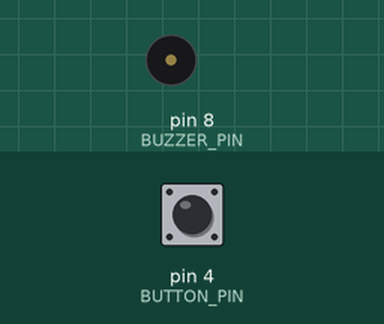
Recording of a sketch running on a simulated Arduino Uno, built with avr-gcc and run on an emulated ATmega328P. On the bench: buzzer (waves = sounding). The inputs (shaded band) are chosen by the test bench; at power-on: pin 4 (BUTTON_PIN) HIGH.

Above: at 1.2 s.
1.3 s: pin 4 (BUTTON_PIN) pulled LOW for 0.15 s
At 1.37 s:
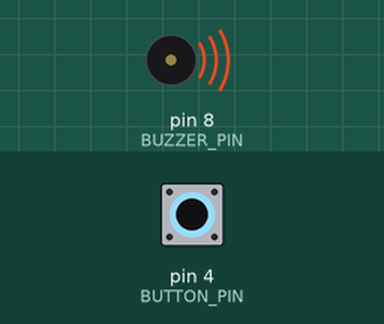
2.9 s: pin 4 (BUTTON_PIN) pulled LOW for 3.2 s
At 6.8 s:
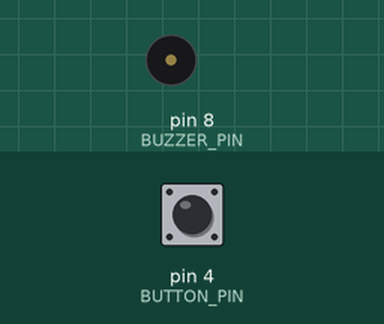
Timing chart, 0 to 8.3 s (numbered marks = the images above; inputs shaded):
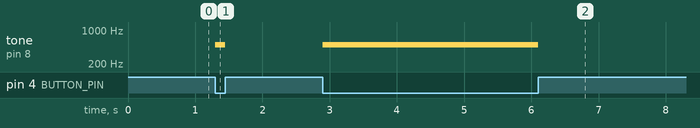

The sketch:

06_button_tone.ino
```cpp
const int BUZZER_PIN = 8;
const int BUTTON_PIN = 4;

void PlayTone(int freq){
    tone(BUZZER_PIN, freq);
}

void setup(){
    pinMode(BUTTON_PIN, INPUT_PULLUP);
}

void loop(){
    int BUTTON_PIN_VAL = digitalRead(BUTTON_PIN);

    if(BUTTON_PIN_VAL == LOW){
        PlayTone(500);
    }
    else{
        noTone(BUZZER_PIN);
    }
}

/*
 * Modify the code so that pressing the button plays a different frequency.

 * Try:

 * 200 Hz
 * 1000 Hz
 * 2000 Hz

 */
```

Measured:
- after the input at 1.3 s, tone on pin 8 (BUZZER_PIN): silent → 500 Hz at once, → silent 0.15 s later
- after the input at 2.9 s, tone on pin 8 (BUZZER_PIN): silent → 500 Hz at once, → silent 3.2 s later
